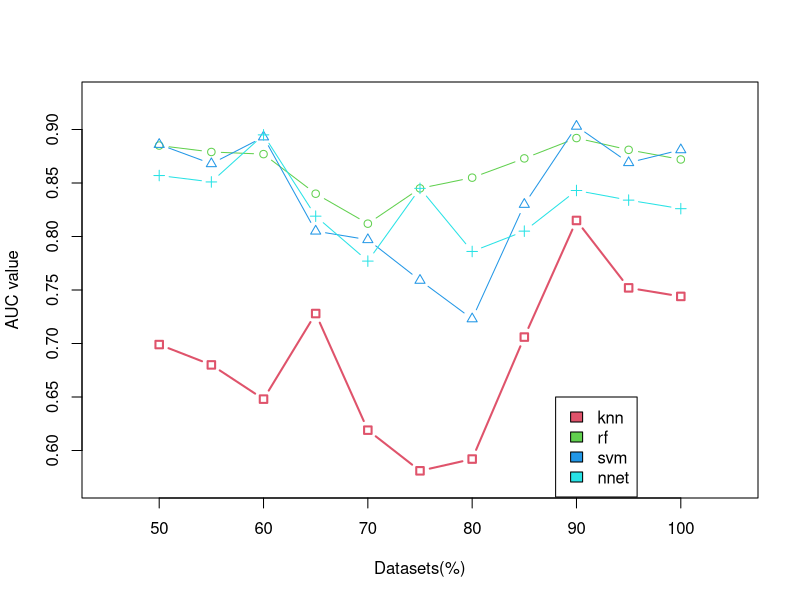
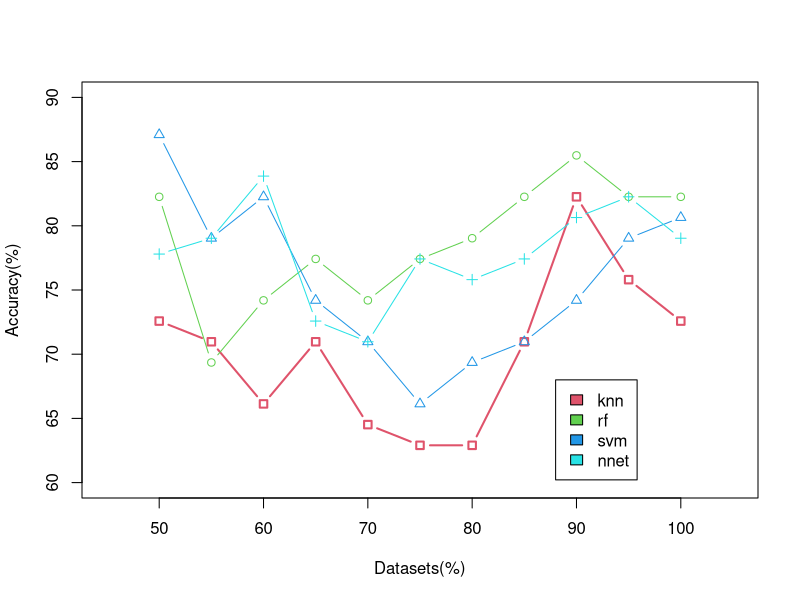

Source code (R) for these figures, in order:
x<-seq(50,100,5)
y.knn<-c(0.699,0.680,0.648,0.728,0.619,0.581,0.592,0.706,0.815,0.752,0.744)
y.rf<-c(0.885,0.879,0.877,0.840,0.812,0.845,0.855,0.873,0.892,0.881,0.872)
y.svm<-c(0.886,0.868,0.893,0.805,0.797,0.759,0.723,0.830,0.903,0.869,0.881)
y.nnet<-c(0.857,0.851,0.895,0.819,0.777,0.845,0.786,0.805,0.843,0.834,0.826)
cci.knn<-c(72.5806,70.9677,66.129,70.9677,64.5161,62.9032,62.9032,70.9677,82.2581,75.8065,72.5806)
cci.rf<-c(82.2581,69.3548,74.1935,77.4194,74.1935,77.4194,79.0323,82.2581,85.4839,82.2581,82.2581)
cci.svm<-c(87.0968,79.0323,82.2581,74.1935,70.9677,66.129,69.3548,70.9677,74.1935,79.0323,80.6452)
cci.nnet<-c(77.8,79.0323,83.871,72.5806,70.9677,77.4194,75.8065,77.4194,80.6452,82.2581,79.0323)
plot(x,y.knn,lwd=2,col=2,type="b",pch=0, xlim=c(45,105), ylim=c(0.57,0.93),xlab="Datasets(%)",ylab="AUC value")
lines(x,y.rf, type="b" ,col=3,pch=1)
lines(x,y.svm, type="b", col=4,pch=2)
lines(x,y.nnet, type="b",col=5,pch=3)
legend(88,0.65, c('knn','rf','svm','nnet'), 2:5)
plot(x,cci.knn,lwd=2,col=2,type="b",pch=0, xlim=c(45,105), ylim=c(60,90),xlab="Datasets(%)",ylab="Accuracy(%)")
lines(x,cci.rf, type="b" ,col=3,pch=1)
lines(x,cci.svm, type="b", col=4,pch=2)
lines(x,cci.nnet, type="b",col=5,pch=3)
legend(88,68, c('knn','rf','svm','nnet'), 2:5)
